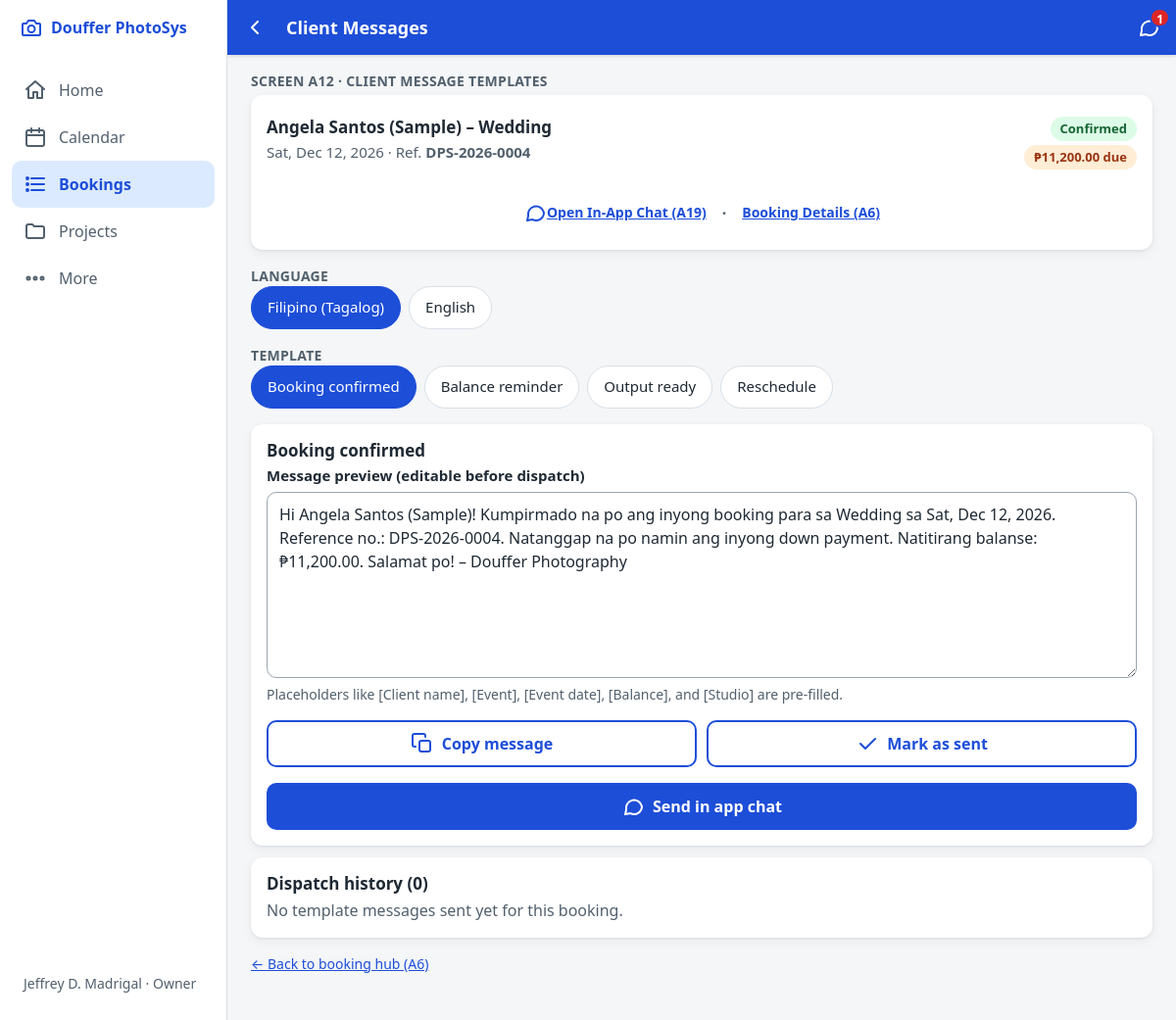
Screenshot of /admin/bookings/4/messages/templates (signed in) with the database file from the repository.
### tables this page shows
CREATE TABLE users (
  id                    INT UNSIGNED NOT NULL AUTO_INCREMENT,
  name                  VARCHAR(100) NOT NULL,
  username              VARCHAR(50)  NOT NULL,
  email                 VARCHAR(150) NULL,
  password_hash         VARCHAR(255) NOT NULL,
  role                  ENUM('owner','staff','crew') NOT NULL,
  perm_view_bookings    TINYINT(1) NOT NULL DEFAULT 1,
  perm_record_payments  TINYINT(1) NOT NULL DEFAULT 1,
  perm_verify_payments  TINYINT(1) NOT NULL DEFAULT 0,
  perm_archive_records  TINYINT(1) NOT NULL DEFAULT 0,
  perm_manage_messages  TINYINT(1) NOT NULL DEFAULT 1,
  must_change_password  TINYINT(1) NOT NULL DEFAULT 1,
  is_active             TINYINT(1) NOT NULL DEFAULT 1,
  last_login_at         DATETIME NULL,
  password_changed_at   DATETIME NULL,
  created_at            DATETIME NOT NULL DEFAULT CURRENT_TIMESTAMP,
  PRIMARY KEY (id),
  UNIQUE KEY uq_users_username (username)
);

CREATE TABLE bookings (
  id                  INT UNSIGNED NOT NULL AUTO_INCREMENT,
  reference_code      VARCHAR(20)  NOT NULL,
  client_id           INT UNSIGNED NOT NULL,
  package_id          INT UNSIGNED NOT NULL,
  event_type          VARCHAR(50)  NOT NULL,
  event_date          DATE         NOT NULL,
  start_time          TIME NULL,
  end_time            TIME NULL,
  venue               VARCHAR(255) NOT NULL,
  special_requests    TEXT NULL,
  source_channel      ENUM('messenger','call','walk_in','referral','website') NOT NULL DEFAULT 'website',
  status              ENUM('pending','confirmed','completed','cancelled') NOT NULL DEFAULT 'pending',
  package_price       DECIMAL(10,2) NOT NULL,           
  total_amount        DECIMAL(10,2) NOT NULL,           
  down_payment_due    DECIMAL(10,2) NOT NULL,
  is_archived         TINYINT(1) NOT NULL DEFAULT 0,
  terms_version       VARCHAR(10) NULL,
  terms_accepted_at   DATETIME NULL,
  privacy_consent_at  DATETIME NULL,
  confirmed_at        DATETIME NULL,
  cancelled_at        DATETIME NULL,
  completed_at        DATETIME NULL,
  archived_at         DATETIME NULL,
  created_by          INT UNSIGNED NULL,                
  created_at          DATETIME NOT NULL DEFAULT CURRENT_TIMESTAMP,
  PRIMARY KEY (id),
  UNIQUE KEY uq_bookings_ref (reference_code),
  KEY idx_bookings_date_status (event_date, status),
  KEY idx_bookings_client (client_id),
  KEY idx_bookings_status (status, is_archived),
  CONSTRAINT fk_bookings_client  FOREIGN KEY (client_id)  REFERENCES clients (id),
  CONSTRAINT fk_bookings_package FOREIGN KEY (package_id) REFERENCES packages (id),
  CONSTRAINT fk_bookings_user    FOREIGN KEY (created_by) REFERENCES users (id)
);

CREATE TABLE clients (
  id                  INT UNSIGNED NOT NULL AUTO_INCREMENT,
  full_name           VARCHAR(120) NOT NULL,
  mobile              VARCHAR(20)  NOT NULL,
  mobile_normalized   CHAR(11)     NOT NULL,           
  messenger_name      VARCHAR(150) NULL,
  contact_channel     ENUM('messenger','call','walk_in','referral','website') NOT NULL DEFAULT 'website',
  privacy_consent_at  DATETIME NULL,
  is_archived         TINYINT(1) NOT NULL DEFAULT 0,
  created_at          DATETIME NOT NULL DEFAULT CURRENT_TIMESTAMP,
  PRIMARY KEY (id),
  KEY idx_clients_mobile (mobile_normalized),
  KEY idx_clients_name (full_name)
);

CREATE TABLE message_templates (
  id            INT UNSIGNED NOT NULL AUTO_INCREMENT,
  template_key  VARCHAR(50)  NOT NULL,
  title         VARCHAR(100) NOT NULL,
  body_tl       TEXT NOT NULL,                          
  body_en       TEXT NOT NULL,                          
  is_active     TINYINT(1) NOT NULL DEFAULT 1,
  sort_order    INT NOT NULL DEFAULT 0,
  PRIMARY KEY (id),
  UNIQUE KEY uq_template_key (template_key)
);

### app/Views/admin/messages_templates.php (the view, shortened to what the rows shown need)
<?php
$bid = (int) $booking['id'];
?>
<p class="eyebrow">Screen A12 · Client Message Templates</p>
<article class="card">
    <div class="card-row">
        <div>
            <h2 class="card-title"><?= e($booking['full_name']) ?> – <?= e($booking['event_type']) ?></h2>
            <div class="card-meta">
                <?= e(date_long($booking['event_date'])) ?> · Ref. <strong><?= e($booking['reference_code']) ?></strong>
            </div>
        </div>
        <div class="stack-right">
            <?= partial('partials/tag', ['class' => $booking['status'] === 'confirmed' ? 'confirmed' : 'info', 'label' => ucfirst((string) $booking['status'])]) ?>
            <?php if ($balance > 0): ?>
                <?= partial('partials/tag', ['class' => 'balance', 'label' => peso($balance) . ' due']) ?>
            <?php endif; ?>
        </div>
    </div>
    <div class="hub-links mt-1">
        <a class="link-like small" href="<?= e(url('/admin/bookings/' . $bid . '/chat')) ?>"><?= icon('chat') ?> Open In-App Chat (A19)</a>
        <span class="muted">·</span>
        <a class="link-like small" href="<?= e(url('/admin/bookings/' . $bid)) ?>">Booking Details (A6)</a>
    </div>
</article>
<div class="mt-1">
    <p class="eyebrow mb-0">Language</p>
    <div class="chips mt-0" role="navigation" aria-label="Template language">
        <a class="chip<?= $lang === 'tl' ? ' is-active' : '' ?>" href="<?= e(url('/admin/bookings/' . $bid . '/messages/templates?template=' . urlencode($activeKey) . '&lang=tl')) ?>"<?= $lang === 'tl' ? ' aria-current="true"' : '' ?>>
            Filipino (Tagalog)
        </a>
        <a class="chip<?= $lang === 'en' ? ' is-active' : '' ?>" href="<?= e(url('/admin/bookings/' . $bid . '/messages/templates?template=' . urlencode($activeKey) . '&lang=en')) ?>"<?= $lang === 'en' ? ' aria-current="true"' : '' ?>>
            English
        </a>
    </div>
</div>
<div class="mt-1">
    <p class="eyebrow mb-0">Template</p>
    <div class="chips mt-0" role="navigation" aria-label="Message template selection">
        <?php foreach ($templates as $t):
            $isActive = ($t['template_key'] === $activeKey);
        ?>
            <a class="chip<?= $isActive ? ' is-active' : '' ?>" href="<?= e(url('/admin/bookings/' . $bid . '/messages/templates?template=' . urlencode($t['template_key']) . '&lang=' . urlencode($lang))) ?>"<?= $isActive ? ' aria-current="true"' : '' ?>>
                <?= e($t['title']) ?>
            </a>
        <?php endforeach; ?>
    </div>
</div>
<section class="card mt-1" aria-label="Message composer">
    <h3 class="card-title"><?= e($interpolated['title']) ?></h3>
    <form method="post" action="<?= e(url('/admin/bookings/' . $bid . '/messages/templates/send')) ?>" data-once>
        <div class="field">
            <label for="message-body">Message preview (editable before dispatch)</label>
            <textarea id="message-body" name="body" rows="7" required><?= e($interpolated['body']) ?></textarea>
            <p class="hint">Placeholders like [Client name], [Event], [Event date], [Balance], and [Studio] are pre-filled.</p>
        </div>
        <div class="btn-row mt-1">
            <button type="button" class="btn btn-outline" data-copy="message-body">
                <?= icon('copy') ?> Copy message
            </button>
            <button type="submit" name="action_type" value="mark_sent" class="btn btn-outline">
                <?= icon('check') ?> Mark as sent
            </button>
        </div>
        <div class="mt-1">
            <button type="submit" name="action_type" value="send_chat" class="btn btn-primary btn-block">
                <?= icon('chat') ?> Send in app chat
            </button>
        </div>
    </form>
</section>
<section class="card mt-1" aria-label="Sent message history">
    <h3 class="card-title">Dispatch history (<?= count($sentHistory) ?>)</h3>
    <?php if (empty($sentHistory)): ?>
        <p class="muted mb-0">No template messages sent yet for this booking.</p>
    <?php endif; ?>
</section>
<div class="mt-1 small">
    <a class="link-like" href="<?= e(url('/admin/bookings/' . $bid)) ?>">← Back to booking hub (A6)</a>
</div>

### app/Core/Router.php (shortened to what the rows shown need)
<?php
final class Router
{
    private array $routes = [];
    public function add(string $method, string $pattern, array $handler, array $opts = []): void
    {
        $this->routes[] = [
            'method'  => $method,
            'regex'   => self::compile($pattern),
            'handler' => $handler,
            'opts'    => $opts,
        ];
    }
    public static function compile(string $pattern): string
    {
        $pattern = $pattern === '/' ? '/' : rtrim($pattern, '/');
        $regex = preg_replace_callback('#\{(\w+)\}#', static function (array $m): string {
            $name = $m[1];
            if ($name === 'id' || str_ends_with($name, '_id')) {
                $part = '\d+';
            } elseif ($name === 'ref') {
                $part = '[A-Za-z0-9\-]+';
            } elseif ($name === 'token') {
                $part = '[A-Za-z0-9\-]{16,128}';
            } else {
                $part = '[^/]+';
            }
            return '(?P<' . $name . '>' . $part . ')';
        }, $pattern);
        return '#^' . $regex . '$#';
    }
    public function dispatch(string $method, string $path): void
    {
        $path = $path === '/' ? '/' : rtrim($path, '/');
        $methodMismatch = false;
        foreach ($this->routes as $route) {
            if (!preg_match($route['regex'], $path, $m)) {
                continue;
            }
            $opts = $route['opts'];
            Guard::check($opts, !empty($opts['api']));
            $params = array_filter($m, 'is_string', ARRAY_FILTER_USE_KEY);
            [$class, $action] = $route['handler'];
            $controller = new $class();
            $controller->$action(...array_merge($opts['args'] ?? [], array_values($params)));
            return;
        }
        throw new HttpException($methodMismatch ? 405 : 404);
    }
}

### app/Views/layouts/admin.php (shortened to what the rows shown need)
<?php
$unread = Message::unreadForAdmin();
$nav = [
    ['/admin', 'Home', 'home', nav_active('/admin', true)],
    ['/admin/calendar', 'Calendar', 'calendar', nav_active('/admin/calendar') || nav_active('/admin/crew')],
    ['/admin/bookings', 'Bookings', 'list', nav_active('/admin/bookings') || nav_active('/admin/payments')],
    ['/admin/projects', 'Projects', 'folder', nav_active('/admin/projects')],
    ['/admin/more', 'More', 'more', nav_active('/admin/more') || nav_active('/admin/clients') || nav_active('/admin/packages')
        || nav_active('/admin/reports') || nav_active('/admin/users') || nav_active('/admin/settings')
        || nav_active('/admin/logs') || nav_active('/admin/messages') || nav_active('/account')],
];
?>
<?= partial('partials/head', ['title' => $title ?? 'Admin', 'theme' => 'admin', 'scripts' => $scripts ?? []]) ?>
<body class="theme-admin has-sidebar"<?= Auth::can('manage_messages') ? ' data-poll-unread' : '' ?>>
<header class="topbar">
    <?php if (!empty($back)): ?>
        <a class="topbar-btn" href="<?= e(url($back)) ?>" aria-label="Back"><?= icon('back') ?></a>
    <?php else: ?>
        <span class="topbar-logo" aria-hidden="true"><?= icon('camera') ?></span>
    <?php endif; ?>
    <h1 class="topbar-title"><?= e($title ?? 'Admin') ?></h1>
    <?php if (Auth::can('manage_messages')): ?>
        <a class="topbar-btn topbar-end" href="<?= e(url('/admin/messages')) ?>" aria-label="Messages, <?= (int) $unread ?> unread">
            <?= icon('chat') ?>
            <span class="badge" data-unread-badge<?= $unread > 0 ? '' : ' hidden' ?>><?= (int) $unread ?></span>
        </a>
    <?php endif; ?>
</header>
<nav class="bottomnav bottomnav-5" aria-label="Admin">
    <div class="sidebar-brand"><?= icon('camera') ?><span>Douffer PhotoSys</span></div>
    <?php foreach ($nav as [$href, $label, $ico, $active]): ?>
        <a href="<?= e(url($href)) ?>"<?= $active ? ' aria-current="page"' : '' ?>><?= icon($ico) ?><span><?= e($label) ?></span></a>
    <?php endforeach; ?>
    <div class="sidebar-user">
        <span><?= e(Auth::user()['name'] ?? '') ?> · <?= e(ucfirst((string) Auth::role())) ?></span>
    </div>
</nav>
<main id="main" class="page" tabindex="-1">
    <?= $content ?>
</main>
</body>
</html>

### rows the page displays
users: name "Jeffrey D. Madrigal", role "Owner"
bookings: client.full_name "Angela Santos (Sample)", event_type "Wedding", event_date "Sat, Dec 12, 2026", reference_code "DPS-2026-0004"
message_templates: title "Booking confirmed"
message_templates: title "Balance reminder"
message_templates: title "Output ready"
message_templates: title "Reschedule"

### other values shown
$unread "1"
$label "Home"
$label "Calendar"
$label "Bookings"
$label "Projects"
$label "More"
$tagLabel "Confirmed ₱11,200.00 due"
$interpolated['title'] "Booking confirmed"
count($sentHistory) "0"
